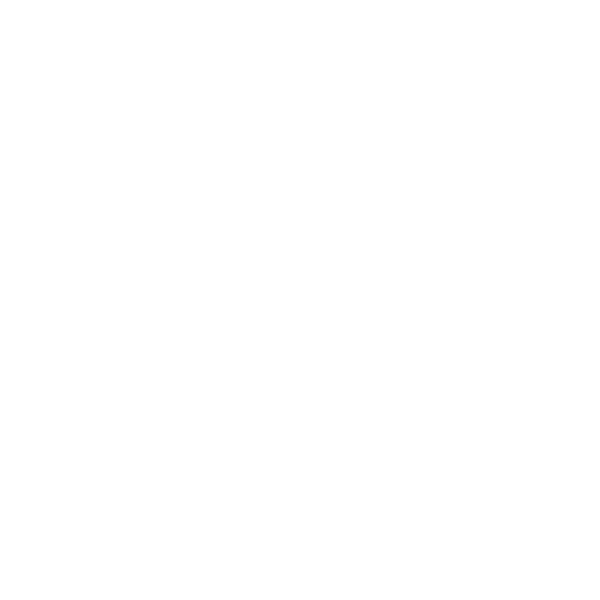
Frame 1 (no input)
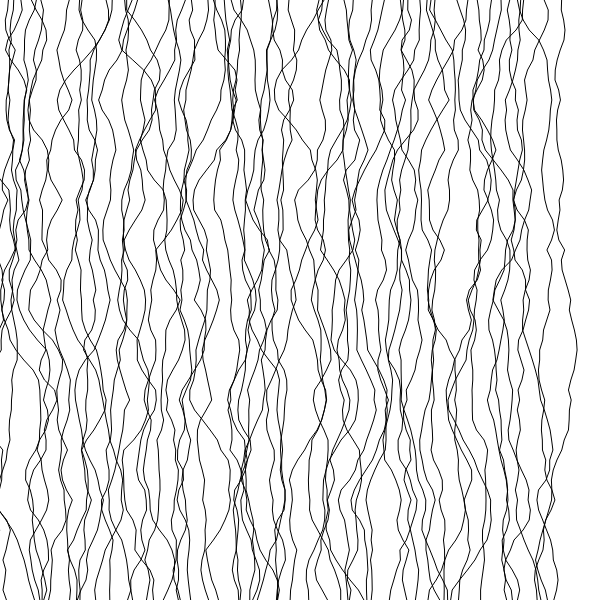
Frame 60 (no input)
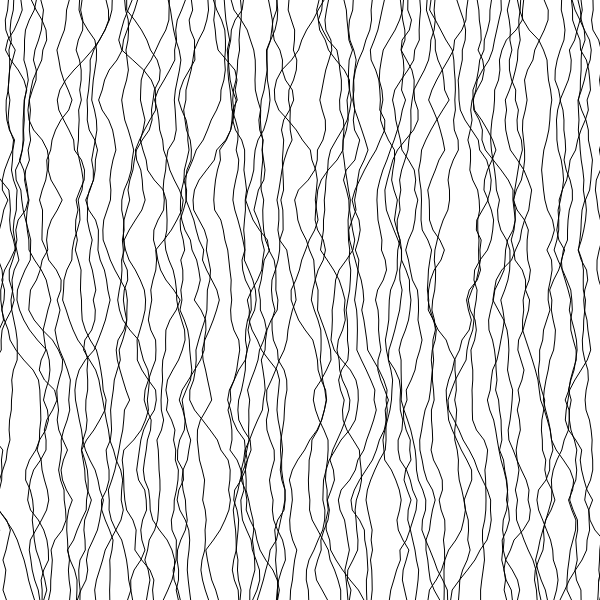
Frame 120 (the mouse pressed at the canvas centre since frame 60)

The p5.js sketch that drew these frames (run headless with seeded random() and noise() and a simulated clock; from frame 60 on, the mouse is pressed at the canvas centre):

// p5.js sketch
// ── sketch.js
let Xlocation = 0;
let Ylocation = 0;
let time = 0;
let spaceBetweenLines = 10;
let randomVariation = 70;

function setup() {
  angleMode(DEGREES);
  var cnv = createCanvas(600, 600);
  cnv.style("display", "block");
  background(255);

}

function draw() {
  stroke(0);
  noFill();
  beginShape();
  for(let i=0; i < height+100; i+=10){
    randomXline = noise(time);
    vertex(map(randomXline,0,1,Xlocation-randomVariation,Xlocation),i);
    time+=0.1;
  }
  endShape();
  Xlocation+=spaceBetweenLines;
}
